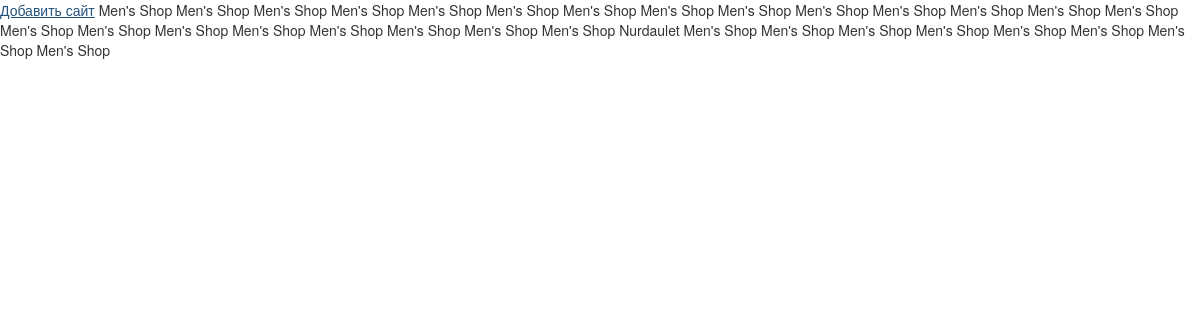
/mysite (signed in), run on the app's committed database.
### management_site/models.py (models this page shows, shortened)
class UserSite(models.Model):
    user = models.ForeignKey(User, on_delete=models.CASCADE)
    site = models.ForeignKey(Site, on_delete=models.CASCADE)
    url_address = models.SlugField(max_length=120, unique=True)

class Site(models.Model):
    title = models.CharField(max_length=120)
    cost = models.DecimalField(max_digits=5, decimal_places=2,null=True)
    is_top = models.BooleanField(default=False,null=True)
    photo = models.ImageField(upload_to="images/", null=True, blank=True)
    description = models.TextField(blank=True)
    category = models.ForeignKey(Category, on_delete=models.CASCADE, null=True)
    client_url = models.CharField(max_length=120, blank=True)
    admin_url = models.CharField(max_length=120, blank=True)

### management_site/views.py (the view)
# urls.py: path('mysite', views.MySiteListView.as_view(), name='mysite_page'),
class MySiteListView(ListView, LoginRequiredMixin):
    template_name = 'management/mysite.html'
    model = UserSite
    context_object_name = 'mysites'
    def get_queryset(self):
        qs = super().get_queryset()
        return qs.filter(user=self.request.user)

### templates/management/mysite.html
{% extends 'management/base.html' %}
{% block content %}
<a href="{% url 'management:site_list_page' %}">Добавить сайт</a>
{% for mysite in mysites %}
    {{mysite.site.title}}
{% empty %}
	У вас нет выбранного сайта
{% endfor %}
{% endblock %}

### data on the page
UserSite: site "Men's Shop"
UserSite: site "Men's Shop"
UserSite: site "Men's Shop"
UserSite: site "Men's Shop"
UserSite: site "Men's Shop"
UserSite: site "Men's Shop"
UserSite: site "Men's Shop"
UserSite: site "Men's Shop"
UserSite: site "Men's Shop"
UserSite: site "Men's Shop"
UserSite: site "Men's Shop"
UserSite: site "Men's Shop"
UserSite: site "Men's Shop"
UserSite: site "Men's Shop"
UserSite: site "Men's Shop"
UserSite: site "Men's Shop"
UserSite: site "Men's Shop"
UserSite: site "Men's Shop"
UserSite: site "Men's Shop"
UserSite: site "Men's Shop"
UserSite: site "Men's Shop"
UserSite: site "Men's Shop"
UserSite: site "Nurdaulet"
UserSite: site "Men's Shop"
UserSite: site "Men's Shop"
UserSite: site "Men's Shop"
UserSite: site "Men's Shop"
UserSite: site "Men's Shop"
UserSite: site "Men's Shop"
UserSite: site "Men's Shop"
UserSite: site "Men's Shop"
